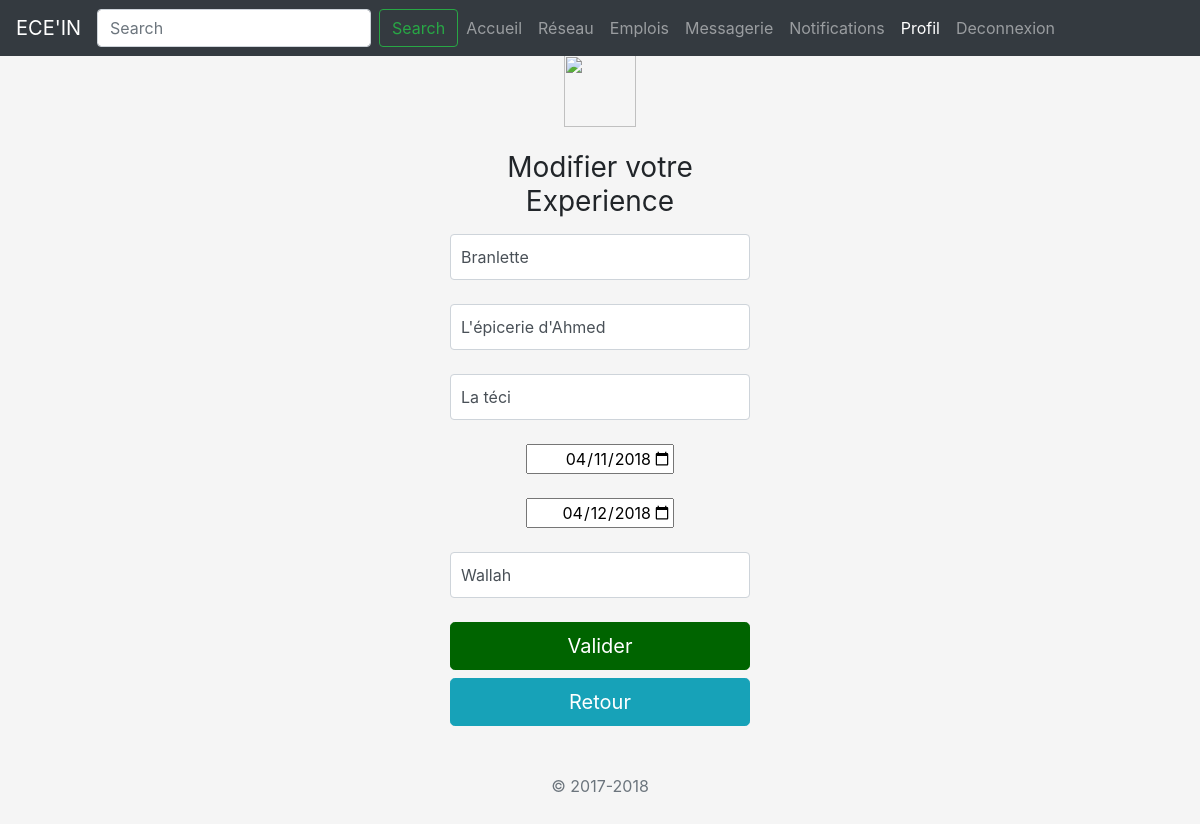
The page /Code/ModifierUneExperience.php?ID=1 on the database as committed earlier.
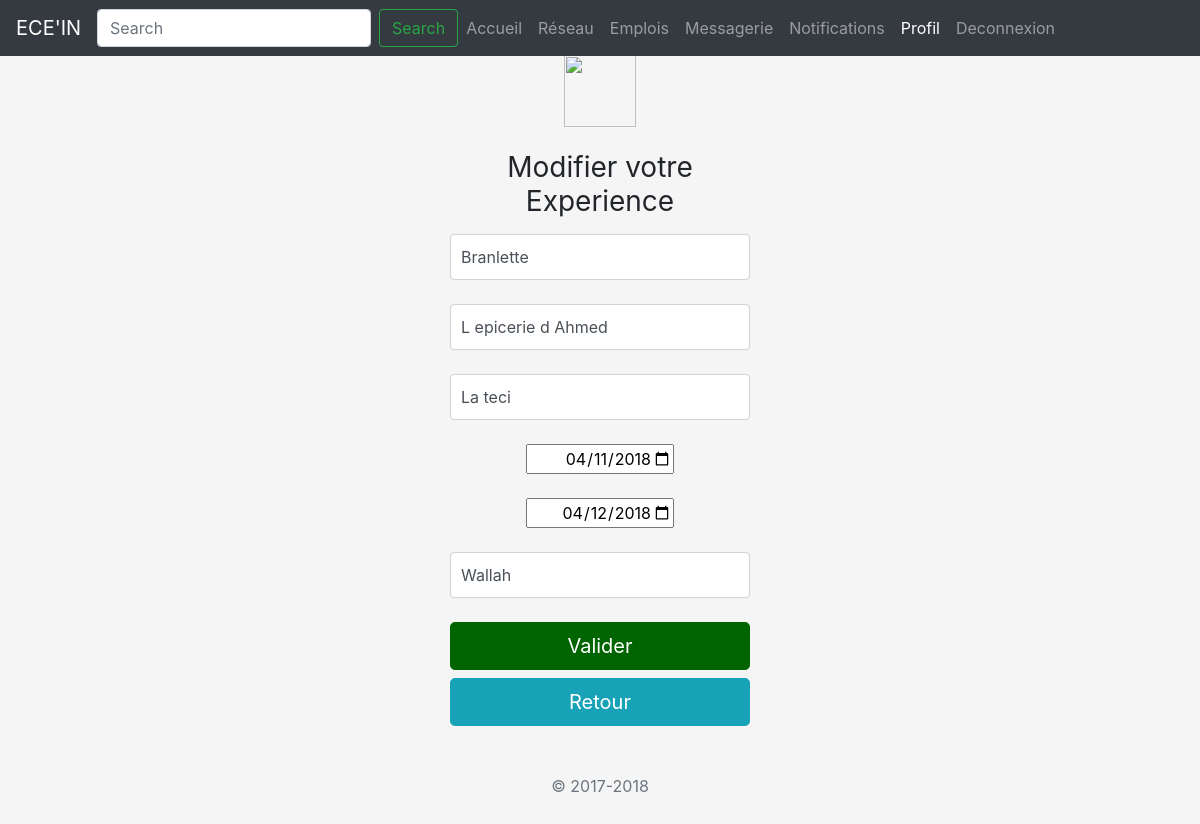
The same page on the database as committed later.
### tables this page shows
CREATE TABLE IF NOT EXISTS `experience` (
  `ID_experience` int(10) NOT NULL AUTO_INCREMENT,
  `ID_user` int(10) NOT NULL,
  `TypeExperience` varchar(30) NOT NULL,
  `Entreprise` varchar(30) NOT NULL,
  `DateArrive` date NOT NULL,
  `DateFin` date NOT NULL,
  `Localisation` varchar(30) NOT NULL,
  `Commentaires` text NOT NULL,
  PRIMARY KEY (`ID_experience`),
  KEY `ID_user` (`ID_user`)
);

### Code/ModifierUneExperience.php (the view, shortened to what this page needs)
<?php
	$database = "linkedin";
	$db_handle = mysqli_connect('localhost', 'root', '');
	$db_found = mysqli_select_db($db_handle, $database);
	if($db_found)
	{
		$sql = "SELECT * FROM experience WHERE ID_experience = " .$_GET['ID'];
        $result = mysqli_query($db_handle, $sql);
        $data=mysqli_fetch_assoc($result);
        if(empty($data)){
           echo"error";
            }
        else{
            $TypeExperience = $data['TypeExperience'];
            $Entreprise = $data['Entreprise'];
            $DateArrive = $data['DateArrive'];
            $DateFin = $data['DateFin'];
            $Localisation = $data['Localisation'];
            $Commentaires = $data['Commentaires'];
            }
	}
?>
<!doctype html>
<html lang="en">
  <head>
    <link href="https://stackpath.bootstrapcdn.com/bootstrap/4.1.0/css/bootstrap.min.css" rel="stylesheet">
    <link href="signin.css" rel="stylesheet">
  </head>
  <body class="text-center" >
    <nav class="navbar navbar-expand-md navbar-dark bg-dark fixed-top">
      <a class="navbar-brand logo" href="Accueil.php" >ECE'IN</a>
      <div class="collapse navbar-collapse" id="navbarsExampleDefault">
        <form class="form-inline my-2 my-lg-0">
          <input class="form-control mr-sm-2" type="text" placeholder="Search" aria-label="Search">
          <button class="btn btn-outline-success my-2 my-sm-0" type="submit">Search</button>
        </form>
        <ul class="navbar-nav mr-auto -brand BarBoutons">
          <li class="nav-item -brand bouton">
            <a class="nav-link" href="Accueil.php">Accueil <span class="sr-only">(current)</span></a>
          </li>
          <li class="nav-item -brand bouton">
            <a class="nav-link" href="Reseau.php">Réseau</a>
          </li>
          <li class="nav-item -brand bouton">
            <a class="nav-link" href="Emplois.php">Emplois</a>
          </li>
          <li class="nav-item -brand bouton">
            <a class="nav-link" href="Messagerie.php">Messagerie</a>
          </li>
          <li class="nav-item -brand bouton">
            <a class="nav-link" href="Notifications.php">Notifications</a>
          </li>
          <li class="nav-item active -brand bouton">
            <a class="nav-link" href="Profil.php">Profil</a>
          </li>
          <li class="nav-item -brand bouton">
            <a class="nav-link" href="Deconnexion.php">Deconnexion</a>
          </li>
        </ul>
      </div>
    </nav>
    <form class="form-signin" action="AppliquerModifExperience.php?ID=<?php echo $_GET['ID'] ?>" method="post">
      <img class="mb-4" src="https://getbootstrap.com/assets/brand/bootstrap-solid.svg" alt="" width="72" height="72">
      <h1 class="h3 mb-3 font-weight-normal">Modifier votre Experience</h1>
      <input type="text" class="form-control" placeholder="Type d'Experience" value="<?php echo $TypeExperience?>" required autofocus name="TypeExperience">
        <br>
      <input type="text" class="form-control" placeholder="Entreprise" value="<?php echo $Entreprise?>" required autofocus name="Entreprise">
        <br>
      <input type="text" class="form-control" placeholder="Localisation" value="<?php echo $Localisation?>" required autofocus name="Localisation">
        <br>
      <input type="date" name="DateArrive" placeholder="Date d'arrivee" value="<?php echo $DateArrive?>" style="text-align : right;">
        <br><br>
      <input type="date" name= "DateFin" placeholder="Date de fin" value="<?php echo $DateFin?>" style="text-align : right;">
        <br><br>
      <input type="text" class="form-control" placeholder="Commentaires" value="<?php echo $Commentaires?>" required autofocus name="Commentaires">
        <br>
      <button class="btn btn-lg btn-block btngr egn " type="submit">Valider</button>
      <a class="btn btn-info btn-lg btn-block egn " href="ModifierExperiences.php">Retour</a>
      <p class="mt-5 mb-3 text-muted">&copy; 2017-2018</p>
    </form>
  </body>
</html>

Rows that differ between the two databases and show on the page:
changed experience "Branlette": Entreprise "L'épicerie d'Ahmed" → "L epicerie d Ahmed"; Localisation "La téci" → "La teci"
